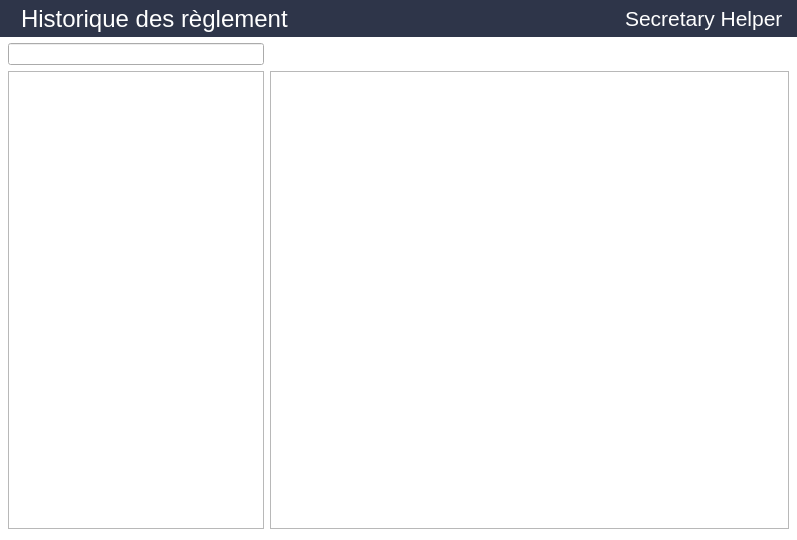
<?xml version="1.0" encoding="UTF-8"?>
<ui version="4.0">
 <class>PayDialog</class>
 <widget class="QDialog" name="PayDialog">
  <property name="geometry">
   <rect>
    <x>0</x>
    <y>0</y>
    <width>797</width>
    <height>540</height>
   </rect>
  </property>
  <property name="windowTitle">
   <string>Dialog</string>
  </property>
  <property name="styleSheet">
   <string notr="true">QDialog 
{
	background: white;
}</string>
  </property>
  <layout class="QVBoxLayout" name="verticalLayout">
   <property name="leftMargin">
    <number>0</number>
   </property>
   <property name="topMargin">
    <number>0</number>
   </property>
   <property name="rightMargin">
    <number>0</number>
   </property>
   <item>
    <layout class="QHBoxLayout" name="horizontalLayout" stretch="0,0,1,0">
     <property name="spacing">
      <number>0</number>
     </property>
     <item>
      <widget class="QLabel" name="label_2">
       <property name="styleSheet">
        <string notr="true">background: #2e3549;</string>
       </property>
       <property name="text">
        <string/>
       </property>
       <property name="pixmap">
        <pixmap>../build-Secretary_Helper-Desktop_Qt_5_15_2_MinGW_64_bit-Debug/debug/Image/payment-method.png</pixmap>
       </property>
       <property name="scaledContents">
        <bool>false</bool>
       </property>
      </widget>
     </item>
     <item>
      <widget class="QLabel" name="label">
       <property name="font">
        <font>
         <pointsize>18</pointsize>
        </font>
       </property>
       <property name="styleSheet">
        <string notr="true">background: #2e3549;
color: white;
padding-left: 8px;</string>
       </property>
       <property name="text">
        <string>Historique des règlement</string>
       </property>
      </widget>
     </item>
     <item>
      <widget class="QLabel" name="label_4">
       <property name="font">
        <font>
         <pointsize>24</pointsize>
        </font>
       </property>
       <property name="styleSheet">
        <string notr="true">background: #2e3549;
height: 30px;</string>
       </property>
       <property name="text">
        <string/>
       </property>
      </widget>
     </item>
     <item>
      <widget class="QLabel" name="label_3">
       <property name="font">
        <font>
         <pointsize>16</pointsize>
        </font>
       </property>
       <property name="styleSheet">
        <string notr="true">background: #2e3549;
color: white;
padding-right: 8px;</string>
       </property>
       <property name="text">
        <string>Secretary Helper</string>
       </property>
      </widget>
     </item>
    </layout>
   </item>
   <item>
    <layout class="QGridLayout" name="gridLayout" columnstretch="0,1">
     <property name="leftMargin">
      <number>8</number>
     </property>
     <property name="rightMargin">
      <number>8</number>
     </property>
     <item row="1" column="1">
      <widget class="QTableView" name="tableView">
       <property name="editTriggers">
        <set>QAbstractItemView::NoEditTriggers</set>
       </property>
       <property name="alternatingRowColors">
        <bool>true</bool>
       </property>
       <attribute name="verticalHeaderVisible">
        <bool>false</bool>
       </attribute>
      </widget>
     </item>
     <item row="1" column="0">
      <widget class="QListView" name="listView">
       <property name="editTriggers">
        <set>QAbstractItemView::NoEditTriggers</set>
       </property>
      </widget>
     </item>
     <item row="0" column="0">
      <widget class="QLineEdit" name="lineEdit"/>
     </item>
     <item row="0" column="1">
      <layout class="QHBoxLayout" name="horizontalLayout_2"/>
     </item>
    </layout>
   </item>
  </layout>
 </widget>
 <resources/>
 <connections/>
</ui>
